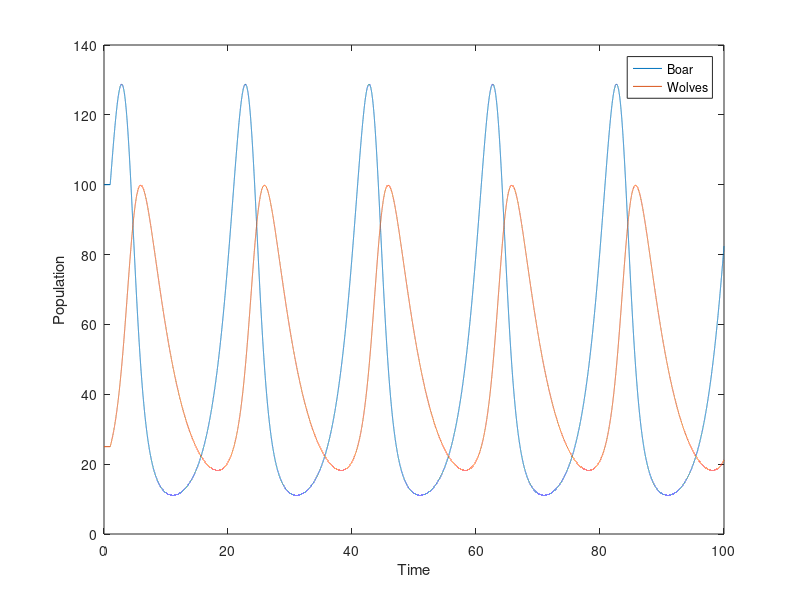

MATLAB code to generate this figure:
N0=50E3
density=20
area=30528
K=density*area
r=0.48
N0=50E3 %Starting Population
r=0.48 %Growth Rate
t=10
dt=1
T=linspace(1,t,t/dt)
N=[N0]
n=N0
for Ti=T
    n=n+r*n*((K-n)/K)
    N=[N,n]
    Ti
end
T=[0,T]
plot(T,N)

%% Hunters
N0=50E3
r=0.48
hunting_effort=0.4 %%Stable population if this equals r
t=100
dt=1
T=linspace(1,t,t/dt)
N=[N0]
n=N0
H=hunting_effort*n
for Ti=T
    n=n+(r*n-H)
    H=hunting_effort*n
    N=[N,n]
end
T=[0,T]
plot(T,N)

%% Introduction of Wolves
N0=100
W0=25
r=0.48
c=0.01
d=0.24
e=0.005
t=100
dt=0.001
T=linspace(1,t,t/dt)
N=[N0]
W=[W0]
n=N0
w=W0
for Ti=T
    no=n;
    n=no+(r*no-c*w*no)*dt;
    w=w+(e*w*n-d*w)*dt;
    N=[N,n];
    W=[W,w];
    analytical_error=e*n-d*log(n)-r*log(w)+c*w;
end
T=[0,T]
plot(T,N)
xlabel('Time')
ylabel('Population')
hold on
plot(T,W)
legend('Boar','Wolves')
hold off
